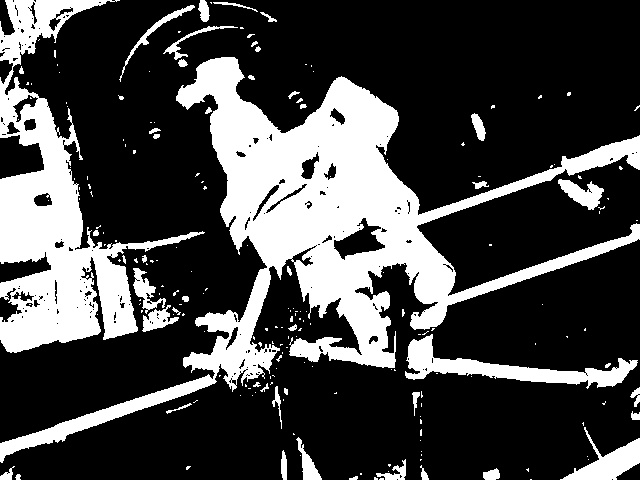
//> input picture Resources/Sample-Images/bin.jpg, 640 x 480 px, given in place of the camera
$ ./canny_video_edge_noise   (built with g++ and OpenCV 4)
//> lines starting //> are read from the running program, lines starting //| are printed output that depends on the picture; after the words box and inside, x2 and y2 are one past the last pixel; in counts of white or black regions, pixels touching at a corner belong together
#include "stdafx.h"
#include <iostream>
#include <opencv2/core/core.hpp>
#include <opencv2/highgui/highgui.hpp>
#include <opencv2/imgproc/imgproc.hpp>
#include <vector>
#include<stdlib.h>
using namespace std;
using namespace cv;

int main()
{
	VideoCapture vid(0);
	int LT = 0, HT = 0;
	while (1)
	{
		Mat image;
		vid.read(image);
//> image is the input picture: 480 rows x 640 cols, CV_8UC3; min 0, max 255, mean 69.9
		vector<int> arr(255);
		int sum = 0, Sum = 0;
		int i, j, T,t=0;
		int h = 0;

		if (image.empty())
			exit(1);
		namedWindow("My Window", CV_WINDOW_AUTOSIZE);
		Mat final(image.rows, image.cols, CV_8UC1, Scalar(0));

		for (i = 0; i < 255; i++) arr[i] = 0;
		for (i = 0; i < final.rows; i++)
		{
			for (j = 0; j < final.cols; j++)

			{
				T = (image.at<Vec3b>(i, j)[0] + image.at<Vec3b>(i, j)[1] + image.at<Vec3b>(i, j)[2]) / 3;
				arr[T] = arr[T] + 1;
			}
		}
//> after the loop, T = 0; arr = 255 values, max 206361 at index 0, min 0 at index 10, mean 937.5
		for (i = 0; (i < 255); i++)
		{
			sum = sum + arr[i];
		}
//> this loop made 255 passes
//> sum on passes 1 to 3: 206361, 214225, 219183
//> after the loop, sum = 239059
		for (i = 0; (i < 255); i++)
		{
			Sum = Sum + arr[i];
			if (Sum> sum / 2)
			{
				h = i;
				break;
			}
		}
//> this loop made 1 pass
//> after the loop, Sum = 206361

		Canny(image, final, LT, HT, 3);
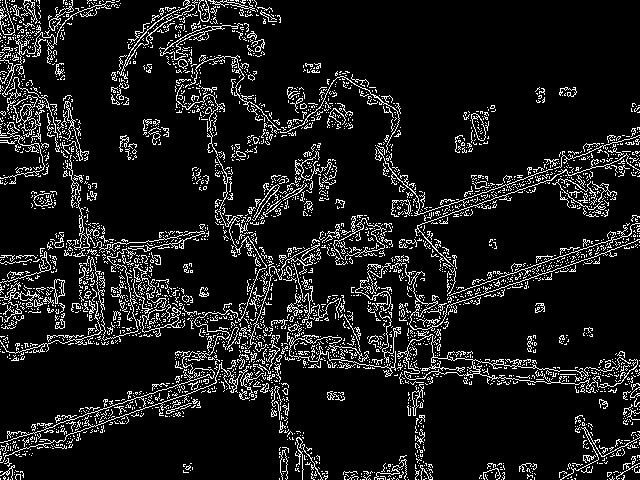
//> final: 480 rows x 640 cols, CV_8UC1; 10.6% white in thin lines or dots
		createTrackbar("Lower Threashold", "My Window", &LT, 255);
		createTrackbar("Higher Threashold", "My Window", &HT, 255);
		vector<vector<Point>> contours;
		vector<Vec4i>heirachy;

		//morphological opening (removes small objects from the foreground)
		erode(final, final, getStructuringElement(MORPH_ELLIPSE, Size(1, 1)));
		dilate(final, final, getStructuringElement(MORPH_ELLIPSE, Size(1, 1)));

		//morphological closing (removes small holes from the foreground)
		dilate(final, final, getStructuringElement(MORPH_ELLIPSE, Size(1, 1)));
		erode(final, final, getStructuringElement(MORPH_ELLIPSE, Size(1, 1)));


		imshow("My Window", final);


		int ikey = waitKey(33);
//> the Esc key is pressed
		if (ikey == 27)
			break;

	}
	waitKey(0);
	return 0;
}

$ run again, on Resources/Sample-Images/blob_1.png
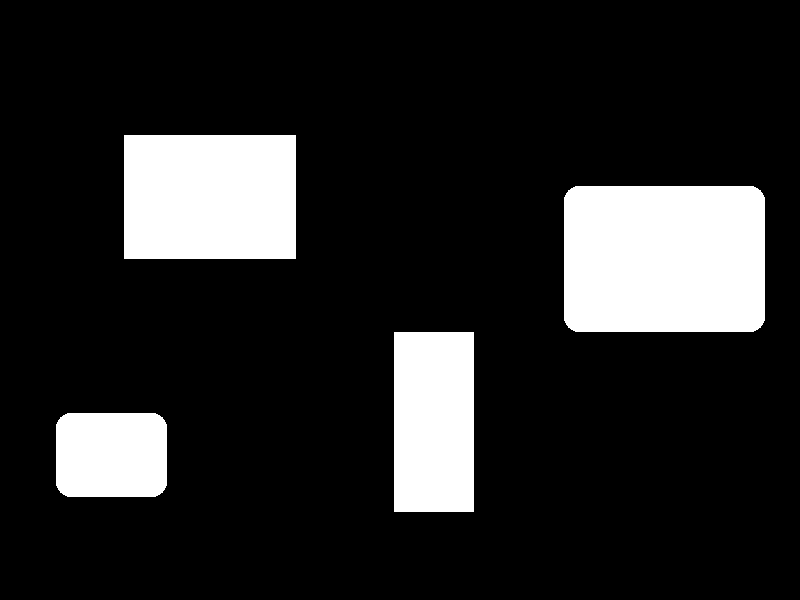
//> input picture Resources/Sample-Images/blob_1.png, 800 x 600 px, given in place of the camera
//> image is the input picture: 600 rows x 800 cols, CV_8UC3; 15.4% white; 4 white regions, box (x1, y1, x2, y2) and area: (564, 186, 765, 332) 29146, (124, 135, 296, 259) 21328, (394, 332, 474, 512) 14400, (56, 413, 167, 497) 9124
//> after the loop `for (i = 0; i < final.rows; i++)`: T = 0; arr = 255 values, max 406002 at index 0, min 0 at index 1, mean 1592.2
//> after the loop `for (i = 0; (i < 255); i++)`: sum = 406002
//> the loop `for (i = 0; (i < 255); i++)` made 1 pass
//> Sum on pass 1: 406002
//> `Canny(image, final, LT, HT, 3);`:
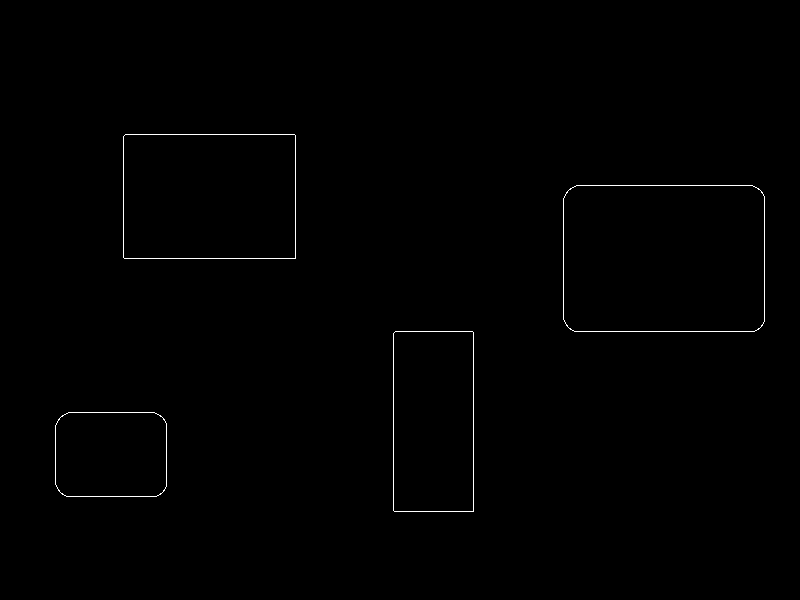
//> final: 600 rows x 800 cols, CV_8UC1; 0.44% white in thin lines or dots, all inside (x1, y1, x2, y2) = (55, 134, 765, 512)
